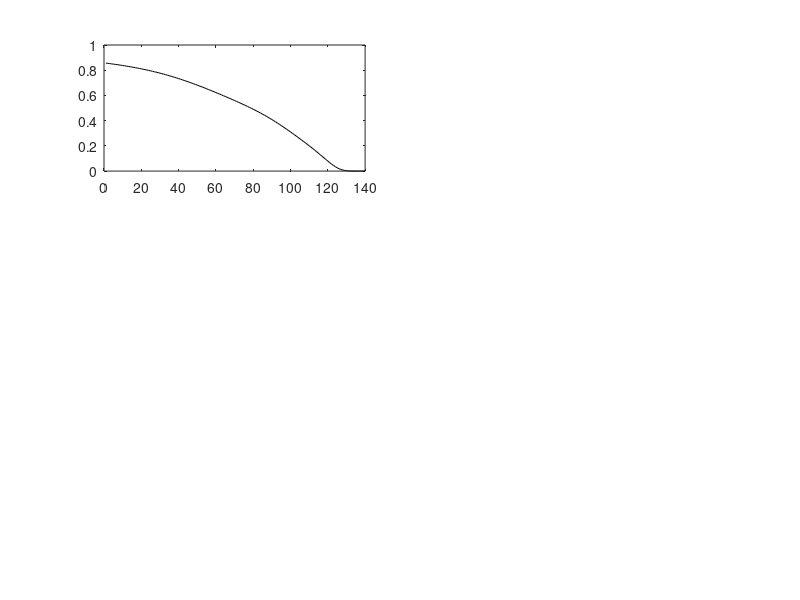

The MATLAB source for this figure: (Note: this script raises an error after producing the figure.)


close all
figure('Position',[100,100,750,650]);
Q = 10;
N = 150 ;
fs = 16;
Order = @(x,n) 1/(n-1)*(n-sum(x.^2).^2./sum(x.^4));

Rmin = 1;
Rmax = 14;
step = 0.1;
minR = 0.01;


for n = 0:5
    
    subplot(3,2,n+1)
    
    for i=1:200    

        rs = rand(10,1)*(Rmax-Rmin)+Rmin;
        
        for j = 1:N
            c = rs(:,end).^4;
            
            q = c./sum(c)*Q;
            
            
            alpha = step./max(q./rs(:,end).^n);
            
            
            dr = rs(:,end) - alpha.*q./rs(:,end).^n;
            
            dr = dr.*(dr>0) + 0.*(dr<=0);

            drCond = dr<=0;
            
            if all(drCond)
                break
            end
                        
            rs = [rs,dr];
        end    

        cs = rs.^4;

        q = cs./sum(cs);

        order = Order(q,10);

        p1 = plot(order,'-k'); hold on;
        p1.Color(4) = 0.2;

    end
    drawnow
    xlim([0,N]);

    xlabel('Iteration','Interpreter','latex');
    ylabel('$\mathcal{O}(q)$','Interpreter','latex');
    set(gca,'TickLabelInterpreter','latex');
    set(gca,'fontSize',fs);
    title(sprintf('$n=%d$',n),'Interpreter','latex');
end
    
